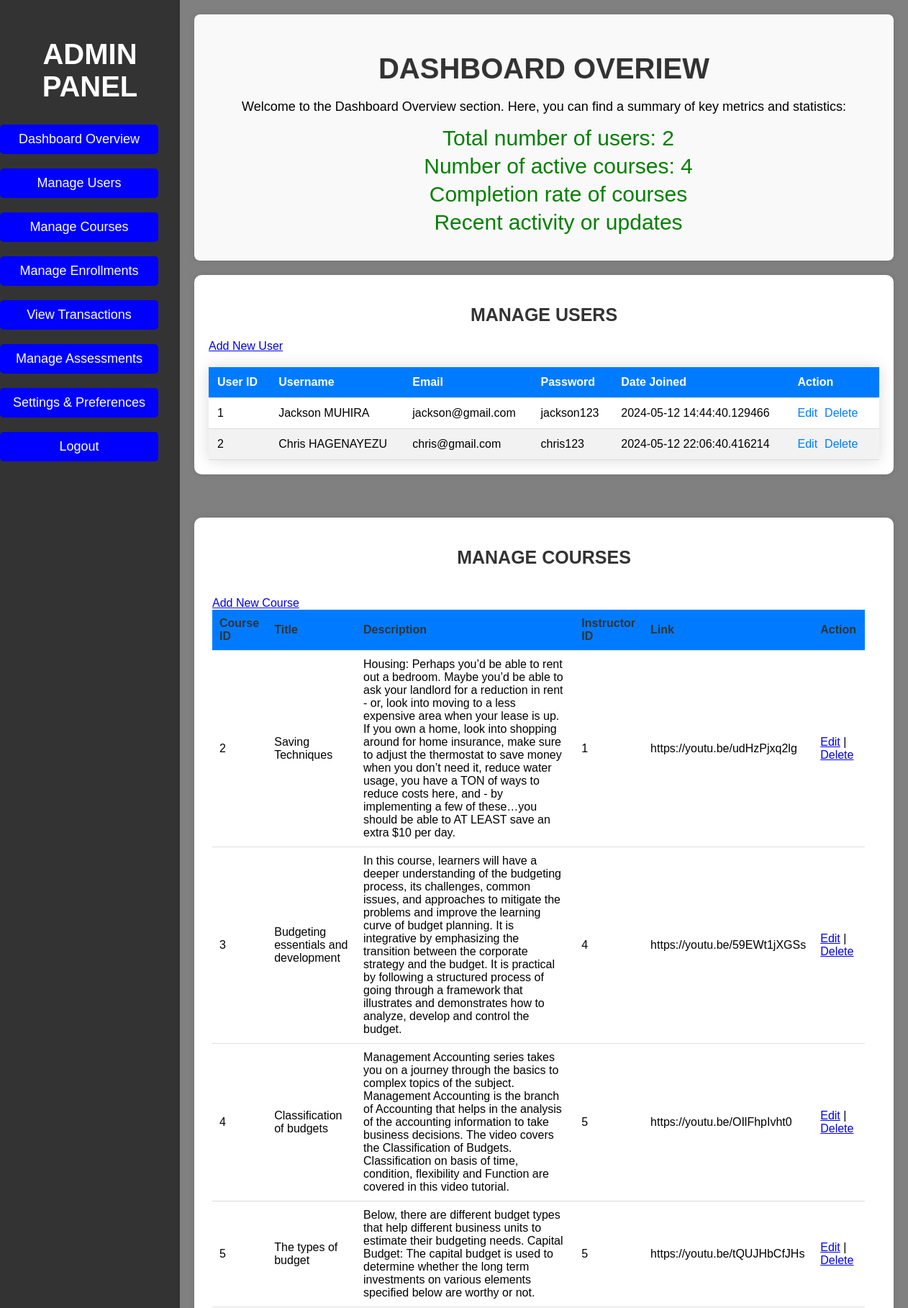
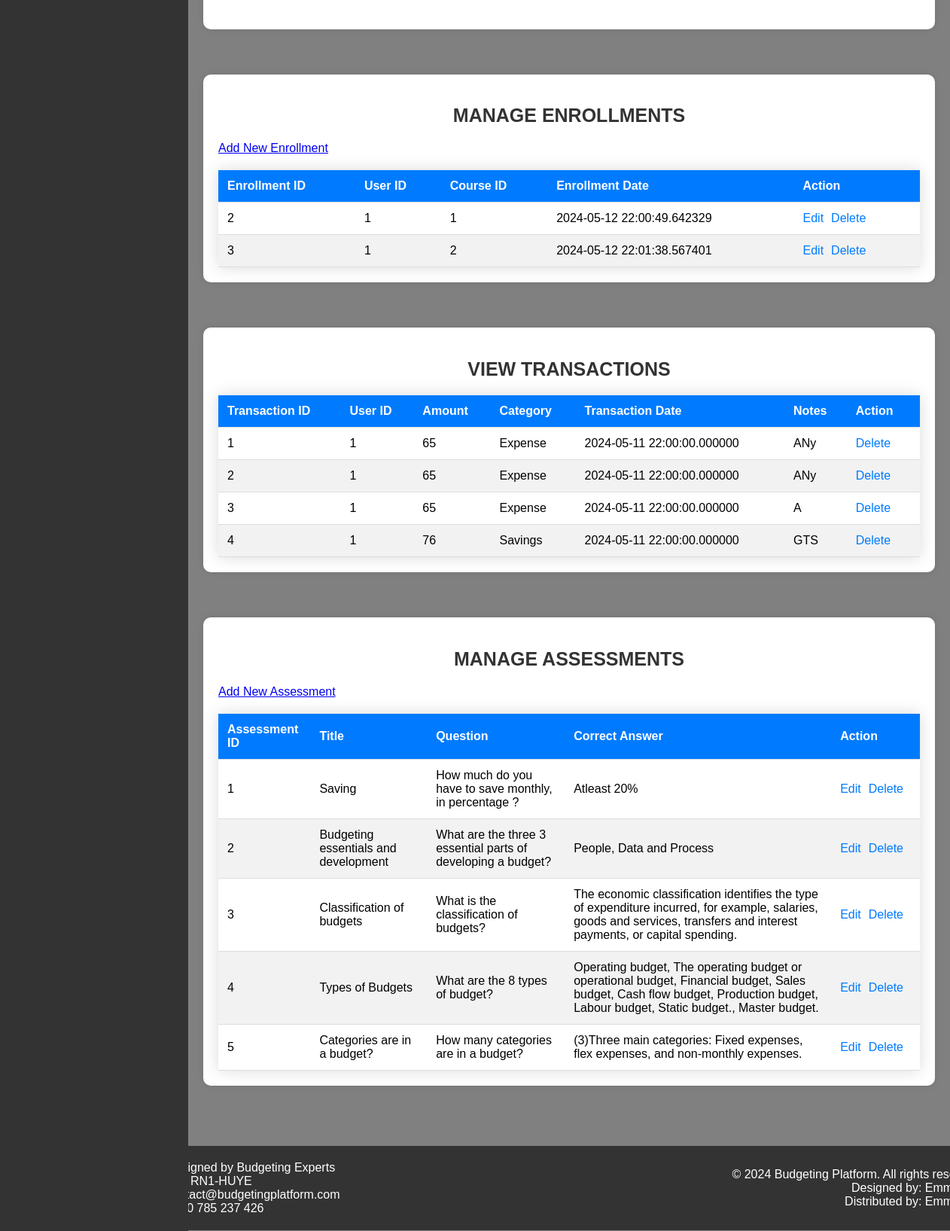
The page /admin_dashboard.php on the database its author committed (2 pictures, top to bottom).
### tables this page shows
CREATE TABLE `users` (
  `UserID` int(50) NOT NULL,
  `Username` text NOT NULL,
  `Photo` blob NOT NULL,
  `Email` text NOT NULL,
  `Password` text NOT NULL,
  `DateJoined` timestamp(6) NOT NULL DEFAULT current_timestamp(6)
);

CREATE TABLE `courses` (
  `CourseID` int(50) NOT NULL,
  `Title` text NOT NULL,
  `Description` text NOT NULL,
  `InstructorID` int(50) NOT NULL,
  `Link` text NOT NULL
);

CREATE TABLE `enrollments` (
  `EnrollmentID` int(50) NOT NULL,
  `UserID` int(50) NOT NULL,
  `CourseID` int(50) NOT NULL,
  `EnrollmentDate` timestamp(6) NOT NULL DEFAULT current_timestamp(6) ON UPDATE current_timestamp(6)
);

CREATE TABLE `transactions` (
  `TransactionID` int(50) NOT NULL,
  `UserID` int(50) NOT NULL,
  `Amount` text NOT NULL,
  `Category` text NOT NULL,
  `TransactionDate` timestamp(6) NOT NULL DEFAULT current_timestamp(6) ON UPDATE current_timestamp(6),
  `Notes` text NOT NULL
);

CREATE TABLE `assessments` (
  `AssessmentID` int(50) NOT NULL,
  `Title` text NOT NULL,
  `Question` text NOT NULL,
  `CorrectAnswer` text NOT NULL
);

### manage_assessments.php (the view, shortened to what this page needs)
<!DOCTYPE html>
<html lang="en">
<head>
    <link rel="stylesheet" href="styles.css">
</head>
<body>
    <a href="add_assessments.php">Add New Assessment</a>
    <table class="styled-table">
        <thead>
            <tr>
                <th>Assessment ID</th>
                <th>Title</th>
                <th>Question</th>
                <th>Correct Answer</th>
                <th>Action</th>
            </tr>
        </thead>
        <tbody>
            <?php
            require_once "config.php";
            $sql = "SELECT * FROM assessments";
            $result = $conn->query($sql);
            if ($result->num_rows > 0) {
                while ($row = $result->fetch_assoc()) {
                    echo "<tr>";
                    echo "<td>" . $row["AssessmentID"] . "</td>";
                    echo "<td>" . $row["Title"] . "</td>";
                    echo "<td>" . $row["Question"] . "</td>";
                    echo "<td>" . $row["CorrectAnswer"] . "</td>";
                    echo "<td>";
                    echo "<a href='edit_assessments.php?id=" . $row["AssessmentID"] . "'>Edit</a>";
                    echo "<a href='delete_assessments.php?id=" . $row["AssessmentID"] . "' onclick='return confirm(\"Are you sure you want to delete this Assessment?\")'>Delete</a>";
                    echo "</td>";
                    echo "</tr>";
                }
            } else {
                echo "<tr><td colspan='5'>No Assessment found.</td></tr>";
            }
            ?>
        </tbody>
    </table>
</body>
</html>

### manage_users.php (shortened to what this page needs)
<!DOCTYPE html>
<html lang="en">
<head>
    <link rel="stylesheet" href="styles.css">
</head>
<body>
    <a href="add_user.php">Add New User</a>
    <table class="styled-table">
        <thead>
            <tr>
                <th>User ID</th>
                <th>Username</th>
                <th>Email</th>
                <th>Password</th>
                <th>Date Joined</th>
                <th>Action</th>
            </tr>
        </thead>
        <tbody>
            <?php
            require_once "config.php";
            $sql = "SELECT * FROM users";
            $result = $conn->query($sql);
            if ($result->num_rows > 0) {
                while ($row = $result->fetch_assoc()) {
                    echo "<tr>";
                    echo "<td>" . $row["UserID"] . "</td>";
                    echo "<td>" . $row["Username"] . "</td>";
                    echo "<td>" . $row["Email"] . "</td>";
                    echo "<td>" . $row["Password"] . "</td>";
                    echo "<td>" . $row["DateJoined"] . "</td>";
                    echo "<td>";
                    echo "<a href='edit_user.php?id=" . $row["UserID"] . "'>Edit</a>";
                    echo "<a href='delete_user.php?id=" . $row["UserID"] . "' onclick='return confirm(\"Are you sure you want to delete this user?\")'>Delete</a>";
                    echo "</td>";
                    echo "</tr>";
                }
            } else {
                echo "<tr><td colspan='5'>No users found.</td></tr>";
            }
            ?>
        </tbody>
    </table>
</body>
</html>

### manage_courses.php (shortened to what this page needs)
<!DOCTYPE html>
<html lang="en">
<head>
</head>
<body>
    <div class="content" style="margin-left: -15px;">
        <a href="add_course.php">Add New Course</a>
        <table>
            <tr>
                <th>Course ID</th>
                <th>Title</th>
                <th>Description</th>
                <th>Instructor ID</th>
                <th>Link</th>
                <th>Action</th>
            </tr>
            <?php
            require_once "config.php";
            if ($conn) {
                $sql = "SELECT * FROM courses";
                $result = $conn->query($sql);
                if ($result) {
                    while ($row = $result->fetch_assoc()) {
                        echo "<tr>";
                        echo "<td>" . $row["CourseID"] . "</td>";
                        echo "<td>" . $row["Title"] . "</td>";
                        echo "<td>" . $row["Description"] . "</td>";
                        echo "<td>" . $row["InstructorID"] . "</td>";
                        echo "<td>" . $row["Link"] . "</td>";
                        echo "<td>";
                        echo "<a href='edit_course.php?id=" . $row["CourseID"] . "'>Edit</a>";
                        echo " | ";
                        echo "<a href='delete_course.php?id=" . $row["CourseID"] . "' onclick='return confirm(\"Are you sure you want to delete this course?\")'>Delete</a>";
                        echo "</td>";
                        echo "</tr>";
                    }
                } else {
                    echo "Error: " . $conn->error;
                }
            } else {
                echo "Error: Unable to connect to the database.";
            }
            ?>
        </table>
    </div>
</body>
</html>

### manage_enrollments.php (shortened to what this page needs)
<!DOCTYPE html>
<html lang="en">
<head>
    <link rel="stylesheet" href="styles.css">
</head>
<body>
    <a href="add_enrollments.php">Add New Enrollment</a>
    <table class="styled-table">
        <thead>
            <tr>
                <th>Enrollment ID</th>
                <th>User ID</th>
                <th>Course ID</th>
                <th>Enrollment Date</th>
                <th>Action</th>
            </tr>
        </thead>
        <tbody>
            <?php
            require_once "config.php";
            $sql = "SELECT * FROM enrollments";
            $result = $conn->query($sql);
            if ($result->num_rows > 0) {
                while ($row = $result->fetch_assoc()) {
                    echo "<tr>";
                    echo "<td>" . $row["EnrollmentID"] . "</td>";
                    echo "<td>" . $row["UserID"] . "</td>";
                    echo "<td>" . $row["CourseID"] . "</td>";
                    echo "<td>" . $row["EnrollmentDate"] . "</td>";
                    echo "<td>";
                    echo "<a href='edit_enrollments.php?id=" . $row["UserID"] . "'>Edit</a>";
                    echo "<a href='delete_enrollments.php?id=" . $row["UserID"] . "' onclick='return confirm(\"Are you sure you want to delete this user?\")'>Delete</a>";
                    echo "</td>";
                    echo "</tr>";
                }
            } else {
                echo "<tr><td colspan='5'>No users found.</td></tr>";
            }
            ?>
        </tbody>
    </table>
</body>
</html>

### manage_transactions.php (shortened to what this page needs)
<!DOCTYPE html>
<html lang="en">
<head>
    <link rel="stylesheet" href="styles.css">
</head>
<body>
    <table class="styled-table">
        <thead>
            <tr>
                <th>Transaction ID</th>
                <th>User ID</th>
                <th>Amount</th>
                <th>Category</th>
                <th>Transaction Date</th>
                <th>Notes</th>
                <th>Action</th>
            </tr>
        </thead>
        <tbody>
            <?php
            require_once "config.php";
            $sql = "SELECT * FROM transactions";
            $result = $conn->query($sql);
            if ($result->num_rows > 0) {
                while ($row = $result->fetch_assoc()) {
                    echo "<tr>";
                    echo "<td>" . $row["TransactionID"] . "</td>";
                    echo "<td>" . $row["UserID"] . "</td>";
                    echo "<td>" . $row["Amount"] . "</td>";
                    echo "<td>" . $row["Category"] . "</td>";
                    echo "<td>" . $row["TransactionDate"] . "</td>";
                    echo "<td>" . $row["Notes"] . "</td>";
                    echo "<td>";
                    echo "<a href='delete_transactions.php?id=" . $row["TransactionID"] . "' onclick='return confirm(\"Are you sure you want to delete this Transaction?\")'>Delete</a>";
                    echo "</td>";
                    echo "</tr>";
                }
            } else {
                echo "<tr><td colspan='5'>No users found.</td></tr>";
            }
            ?>
        </tbody>
    </table>
</body>
</html>

### rows shown on the page
users: UserID "1", Username "Jackson MUHIRA", Email "jackson@gmail.com", Password "jackson123", DateJoined "2024-05-12 14:44:40.129466"
users: UserID "2", Username "Chris HAGENAYEZU", Email "chris@gmail.com", Password "chris123", DateJoined "2024-05-12 22:06:40.416214"
courses: CourseID "2", Title "Saving Techniques", Description "Housing: Perhaps you’d be able to rent out a bedroom. Maybe you’d be able to ask your landlord for a reduction in rent - or, look into moving to a less expensive area when your lease is up. If you own a home, look into shopping around for home insurance, make sure to adjust the thermostat to save money when you don’t need it, reduce water usage, you have a TON of ways to reduce costs here, and - by implementing a few of these…you should be able to AT LEAST save an extra $10 per day.", InstructorID "1", Link "https://youtu.be/udHzPjxq2lg"
courses: CourseID "3", Title "Budgeting essentials and development", Description "In this course, learners will have a deeper understanding of the budgeting process, its challenges, common issues, and approaches to mitigate the problems and improve the learning curve of budget planning. It is integrative by emphasizing the transition between the corporate strategy and the budget. It is practical by following a structured process of going through a framework that illustrates and demonstrates how to analyze, develop and control the budget.", InstructorID "4", Link "https://youtu.be/59EWt1jXGSs"
courses: CourseID "4", Title "Classification of budgets", Description "Management Accounting series takes you on a journey through the basics to complex topics of the subject. Management Accounting is the branch of Accounting that helps in the analysis of the accounting information to take business decisions. The video covers the Classification of Budgets. Classification on basis of time, condition, flexibility and Function are covered in this video tutorial.", InstructorID "5", Link "https://youtu.be/OIlFhpIvht0"
courses: CourseID "5", Title "The types of budget", Description "Below, there are different budget types that help different business units to estimate their budgeting needs. Capital Budget: The capital budget is used to determine whether the long term investments on various elements specified below are worthy or not.", InstructorID "5", Link "https://youtu.be/tQUJHbCfJHs"
enrollments: EnrollmentID "2", UserID "1", CourseID "1", EnrollmentDate "2024-05-12 22:00:49.642329"
enrollments: EnrollmentID "3", UserID "1", CourseID "2", EnrollmentDate "2024-05-12 22:01:38.567401"
transactions: TransactionID "1", UserID "1", Amount "65", Category "Expense", TransactionDate "2024-05-11 22:00:00.000000", Notes "ANy"
transactions: TransactionID "2", UserID "1", Amount "65", Category "Expense", TransactionDate "2024-05-11 22:00:00.000000", Notes "ANy"
transactions: TransactionID "3", UserID "1", Amount "65", Category "Expense", TransactionDate "2024-05-11 22:00:00.000000", Notes "A"
transactions: TransactionID "4", UserID "1", Amount "76", Category "Savings", TransactionDate "2024-05-11 22:00:00.000000", Notes "GTS"
assessments: AssessmentID "1", Title "Saving", Question "How much do you have to save monthly, in percentage ?", CorrectAnswer "Atleast 20%"
assessments: AssessmentID "2", Title "Budgeting essentials and development", Question "What are the three 3 essential parts of developing a budget?", CorrectAnswer "People, Data and Process"
assessments: AssessmentID "3", Title "Classification of budgets", Question "What is the classification of budgets?", CorrectAnswer "The economic classification identifies the type of expenditure incurred, for example, salaries, goods and services, transfers and interest payments, or capital spending."
assessments: AssessmentID "4", Title "Types of Budgets", Question "What are the 8 types of budget?", CorrectAnswer "Operating budget, The operating budget or operational budget, Financial budget, Sales budget, Cash flow budget, Production budget, Labour budget, Static budget., Master budget."
assessments: AssessmentID "5", Title "Categories are in a budget?", Question "How many categories are in a budget?", CorrectAnswer "(3)Three main categories: Fixed expenses, flex expenses, and non-monthly expenses."

### other values the page prints
$total_users "2"
$total_courses "4"
